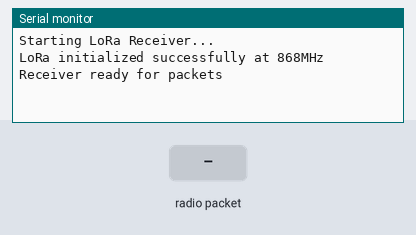
Bench run of a sketch on a simulated Arduino Uno, built with avr-gcc and run on an emulated ATmega328P. Shown: the last lines printed to the serial monitor. The test bench sets the inputs (shaded band). No radio packets arrive unless stated.

Above: at 1.2 s.
1.3 s: radio packet "ENHANCED:" arrives
At 3.0 s:
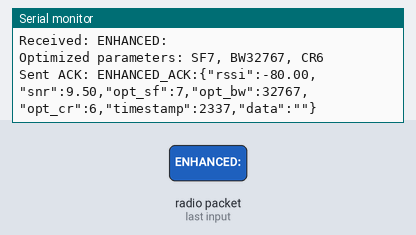
3.8 s: radio packet "<META:" arrives
At 6.0 s:
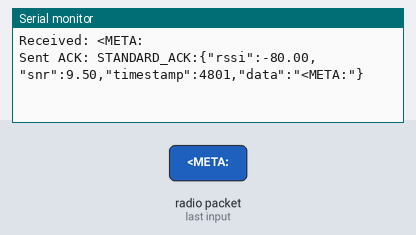
6.3 s: radio packet ">" arrives
At 7.9 s:
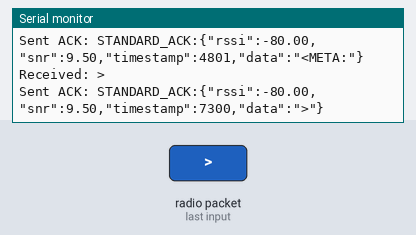
8.8 s: radio packet "SF" arrives
At 11.0 s:
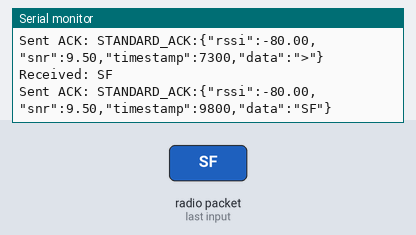
11.3 s: radio packet "BW" arrives
At 12.8 s:
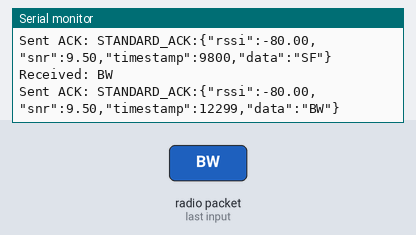
13.8 s: radio packet "CR" arrives
At 16.0 s:
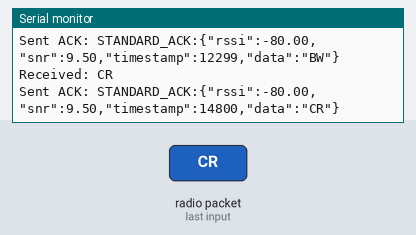

Measured:
- after the input at 1.3 s, the serial monitor: prints a new line after 1.0 s (image 1)
- after the input at 3.8 s, the serial monitor: prints a new line after 1.0 s (image 2)
- after the input at 6.3 s, the serial monitor: prints a new line after 1.0 s (image 3)
- after the input at 8.8 s, the serial monitor: prints a new line after 1.0 s (image 4)
- after the input at 11.3 s, the serial monitor: prints a new line after 1.0 s (image 5)
- after the input at 13.8 s, the serial monitor: prints a new line after 1.0 s (image 6)

The sketch:

receiver.ino
```cpp
#include <Arduino.h>
#include <Wire.h>
#include <SPI.h>
#include <LoRa.h>

// LoRa pins for TTGO LoRa32 V2.1
#define SCK     5    // GPIO5  -- SX1278's SCK
#define MISO    19   // GPIO19 -- SX1278's MISO
#define MOSI    27   // GPIO27 -- SX1278's MOSI
#define SS      18   // GPIO18 -- SX1278's CS
#define RST     14   // GPIO14 -- SX1278's RESET
#define DI0     26   // GPIO26 -- SX1278's IRQ(Interrupt Request)

// Default LoRa parameters
int sf = 7;
int bw = 125E3;
int cr = 5;
int preambleLength = 8;
int syncWord = 0x12;
int power = 20;       // dBm

// Structure to hold reception metrics
struct ReceptionMetrics {
  String source;      // "standard" or "enhanced"
  String data;        // The received data
  float rssi;         // Signal strength
  float snr;          // Signal-to-noise ratio
  float freqError;    // Frequency error
  int packetSize;     // Size of the packet
  unsigned long receiveTime; // Timestamp when the packet was received
};

// Structure to hold parameter history
struct ParameterHistory {
  float rssi;
  float snr;
  int sf;
  int bw;
  int cr;
  bool success;
  unsigned long timestamp;
};

// Keep track of recent signal metrics for optimization
#define HISTORY_SIZE 10
ParameterHistory signalHistory[HISTORY_SIZE];
int historyIndex = 0;

// Timeout for parameter reset (ms)
#define PARAM_RESET_TIMEOUT 30000
unsigned long lastParameterChange = 0;
bool usingCustomParameters = false;

// SNR thresholds for different SF values
float snrThresholds[] = {-7.5, -10, -12.5, -15, -17.5, -20}; // For SF7-SF12

void setup() {
    Serial.begin(115200);
    Serial.println("Starting LoRa Receiver...");

    // Initialize LoRa
    LoRa.setPins(SS, RST, DI0);
    if (!LoRa.begin(868E6)) {
        Serial.println("LoRa initialization failed!");
        while (1);
    }

    // Set initial LoRa parameters
    LoRa.setSpreadingFactor(sf);
    LoRa.setSignalBandwidth(bw);
    LoRa.setCodingRate4(cr);

    Serial.println("LoRa initialized successfully at 868MHz");
    Serial.println("Receiver ready for packets");
}

void loop() {
    if (LoRa.parsePacket()) {
        unsigned long receiveTime = millis();
        String received = LoRa.readString();
        Serial.println("Received: " + received);

        // Use global variables for current parameters
        int currentSf = sf;
        int currentBw = bw;
        int currentCr = cr;

        String source = "standard";
        if (received.startsWith("ENHANCED:")) {
            source = "enhanced";
            received = received.substring(9);

            int packetSf = currentSf;
            int packetBw = currentBw;
            int packetCr = currentCr;

            if (extractLoRaParameters(received, packetSf, packetBw, packetCr)) {
                // Validate parameters
                if (packetSf >= 7 && packetSf <= 12 &&
                    (packetBw == 125E3 || packetBw == 250E3 || packetBw == 500E3) &&
                    packetCr >= 5 && packetCr <= 8) {
                    LoRa.setSpreadingFactor(packetSf);
                    LoRa.setSignalBandwidth(packetBw);
                    LoRa.setCodingRate4(packetCr);
                    // Update global variables to track current settings
                    sf = packetSf;
                    bw = packetBw;
                    cr = packetCr;
                }
            }
        }

        ReceptionMetrics metrics;
        metrics.rssi = LoRa.packetRssi();
        metrics.snr = LoRa.packetSnr();
        metrics.receiveTime = receiveTime;
        metrics.source = source;
        metrics.data = received;

        sendAcknowledgement(metrics);

        // Reset to default parameters
        LoRa.setSpreadingFactor(7);
        LoRa.setSignalBandwidth(125E3);
        LoRa.setCodingRate4(5);
        // Update global variables to track current settings
        sf = 7;
        bw = 125E3;
        cr = 5;
        LoRa.receive();
    }
}

// Extract LoRa parameters from enhanced packet metadata if present
bool extractLoRaParameters(String& data, int& sf, int& bw, int& cr) {
    // Check if the data contains LoRa parameter metadata
    int metaStart = data.indexOf("<META:");
    if (metaStart >= 0) {
        int metaEnd = data.indexOf(">", metaStart);
        if (metaEnd > metaStart) {
            String meta = data.substring(metaStart + 6, metaEnd);
            // Parse parameters: format is <META:SF7,BW125,CR5>
            int sfPos = meta.indexOf("SF");
            int bwPos = meta.indexOf("BW");
            int crPos = meta.indexOf("CR");

            if (sfPos >= 0) {
                sf = meta.substring(sfPos + 2, bwPos > 0 ? meta.indexOf(",", sfPos) : meta.length()).toInt();
            }

            if (bwPos >= 0) {
                String bwStr = meta.substring(bwPos + 2, crPos > 0 ? meta.indexOf(",", bwPos) : meta.length());
                bw = bwStr.toInt() * 1000; // Convert from kHz to Hz
            }

            if (crPos >= 0) {
                cr = meta.substring(crPos + 2).toInt();
            }

            // Remove metadata from the actual data
            data = data.substring(0, metaStart) + data.substring(metaEnd + 1);

            Serial.println("Extracted parameters: SF" + String(sf) + ", BW" + String(bw) + ", CR" + String(cr));
            return true;
        }
    }
    return false;
}

// Calculate link budget based on RSSI and receiver sensitivity
float calculateLinkBudget(float rssi, int sf, int bw) {
    // Base sensitivity for SF7, BW 125kHz
    float baseSensitivity = -123.0;

    // Sensitivity improves by ~2.5dB per SF step
    float sfAdjustment = (sf - 7) * 2.5;

    // Sensitivity changes by 3dB when BW doubles
    float bwAdjustment = 10 * log10((float)bw / 125000.0);

    // Calculate adjusted sensitivity
    float sensitivity = baseSensitivity - sfAdjustment + bwAdjustment;

    // Return link margin
    return rssi - sensitivity;
}

// Calculate time on air (transmission time) in milliseconds
float calculateTimeOnAir(int sf, int cr, int bw, int payloadSize) {
    // Number of symbols in preamble
    int nPreamble = 8;

    // Calculate symbol duration (ms)
    float tSym = (pow(2, sf) / (bw / 1000.0)) * 1000;

    // Calculate number of payload symbols (simplified formula)
    int nPayload = 8 + max(ceil((8.0 * payloadSize - 4.0 * sf + 28) / (4.0 * (sf - 2))) * (cr + 4), 0.0);

    // Calculate time on air
    float tPacket = (nPreamble + 4.25) * tSym + nPayload * tSym;

    return tPacket;
}

// Calculate data rate in bits per second
float calculateDataRate(int sf, int cr, int bw) {
    // Raw bit rate calculation
    float rb = sf * ((bw / pow(2, sf)));

    // Effective bit rate with coding rate
    return rb * (4.0 / cr);
}

// Calculate reliability score based on SNR, SF and CR
float getReliabilityScore(float snr, int sf, int cr) {
    // SNR threshold for different SF values (SF7-SF12)
    float snrThreshold = -7.5 - ((sf - 7) * 2.5);

    // SNR margin
    float snrMargin = snr - snrThreshold;

    // CR factor (higher CR = more reliability)
    float crFactor = (cr - 4.0) / 4.0;

    // Combine factors (limited to range 0-1)
    float reliability = min(max((snrMargin / 10.0) + crFactor, 0.0), 1.0);

    return reliability;
}

// Find optimal parameters based on signal metrics
void optimizeParameters(float rssi, float snr, int payloadSize, int& optSf, int& optBw, int& optCr) {
    float bestScore = -1000.0;

    // Default parameters if optimization fails
    optSf = 7;
    optBw = 125E3;
    optCr = 5;

    // Try different parameter combinations
    for (int sf = 7; sf <= 12; sf++) {
        // Skip SF values that require better SNR than available
        if (snr < snrThresholds[sf-7]) {
            continue;
        }

        for (int crIndex = 0; crIndex < 4; crIndex++) {
            int cr = 5 + crIndex; // CR 5-8 (4/5 to 4/8)

            for (int bwIndex = 0; bwIndex < 3; bwIndex++) {
                int bw = (bwIndex == 0) ? 125E3 : (bwIndex == 1) ? 250E3 : 500E3;

                // Calculate metrics for this parameter set
                float linkMargin = calculateLinkBudget(rssi, sf, bw);
                float reliability = getReliabilityScore(snr, sf, cr);
                float dataRate = calculateDataRate(sf, cr, bw);
                float timeOnAir = calculateTimeOnAir(sf, cr, bw, payloadSize);

                // Skip if link margin is too small
                if (linkMargin < 0) {
                    continue;
                }

                // Calculate score - balance between reliability and data rate
                // Prioritize reliability when signal is weak
                float reliabilityWeight = (rssi < -100 || snr < 5) ? 0.8 : 0.5;
                float score;

                if (reliability < 0.7) { // Minimum reliability threshold
                    continue;
                }

                score = (reliability * reliabilityWeight) +
                        (dataRate / 10000.0 * (1 - reliabilityWeight)) -
                        (timeOnAir / 10000.0); // Penalize long airtime

                if (score > bestScore) {
                    bestScore = score;
                    optSf = sf;
                    optBw = bw;
                    optCr = cr;
                }
            }
        }
    }

    // Add to history
    signalHistory[historyIndex].rssi = rssi;
    signalHistory[historyIndex].snr = snr;
    signalHistory[historyIndex].sf = optSf;
    signalHistory[historyIndex].bw = optBw;
    signalHistory[historyIndex].cr = optCr;
    signalHistory[historyIndex].timestamp = millis();

    historyIndex = (historyIndex + 1) % HISTORY_SIZE;

    Serial.println("Optimized parameters: SF" + String(optSf) + ", BW" + String(optBw) + ", CR" + String(optCr));
}

// Adaptive optimization based on historical signal metrics
void adaptiveOptimize(float rssi, float snr, int payloadSize, int& optSf, int& optBw, int& optCr) {
    // Calculate average and trend of recent metrics
    float avgRssi = 0;
    float avgSnr = 0;
    int count = 0;

    // Use up to last 5 entries in history
    for (int i = 0; i < min(5, HISTORY_SIZE); i++) {
        // Only use entries from the last 60 seconds
        if (millis() - signalHistory[i].timestamp < 60000) {
            avgRssi += signalHistory[i].rssi;
            avgSnr += signalHistory[i].snr;
            count++;
        }
    }

    // If we have historical data, use it to adjust current readings
    if (count > 0) {
        avgRssi /= count;
        avgSnr /= count;

        // Add margin if signal is unstable
        float rssiDiff = abs(rssi - avgRssi);
        float snrDiff = abs(snr - avgSnr);

        // If signal is unstable, be more conservative
        if (rssiDiff > 10 || snrDiff > 3) {
            rssi = min(rssi, avgRssi) - 5; // Be pessimistic
            snr = min(snr, avgSnr) - 2;    // Be pessimistic
        }
    }

    // Call regular optimization with adjusted values
    optimizeParameters(rssi, snr, payloadSize, optSf, optBw, optCr);
}

void sendAcknowledgement(ReceptionMetrics metrics) {
    // Calculate optimal parameters based on signal quality
    int optSf = 7;
    int optBw = 125E3;
    int optCr = 5;

    if (metrics.source == "enhanced") {
        adaptiveOptimize(metrics.rssi, metrics.snr, metrics.data.length(), optSf, optBw, optCr);
    }

    // Build ACK message with metrics and optimal parameters
    String ackPrefix = metrics.source == "enhanced" ? "ENHANCED_ACK:" : "STANDARD_ACK:";
    String ack = ackPrefix + "{";
    ack += "\"rssi\":" + String(metrics.rssi) + ",";
    ack += "\"snr\":" + String(metrics.snr) + ",";

    if (metrics.source == "enhanced") {
        ack += "\"opt_sf\":" + String(optSf) + ",";
        ack += "\"opt_bw\":" + String(optBw) + ",";
        ack += "\"opt_cr\":" + String(optCr) + ",";
    }

    ack += "\"timestamp\":" + String(millis()) + ",";
    ack += "\"data\":\"" + metrics.data + "\"";
    ack += "}";

    // Send ACK
    LoRa.beginPacket();
    LoRa.print(ack);
    LoRa.endPacket();

    Serial.println("Sent ACK: " + ack);

    // Ensure we're in receive mode after sending
    LoRa.receive();
}

// WiFi and API functionality removed
```
